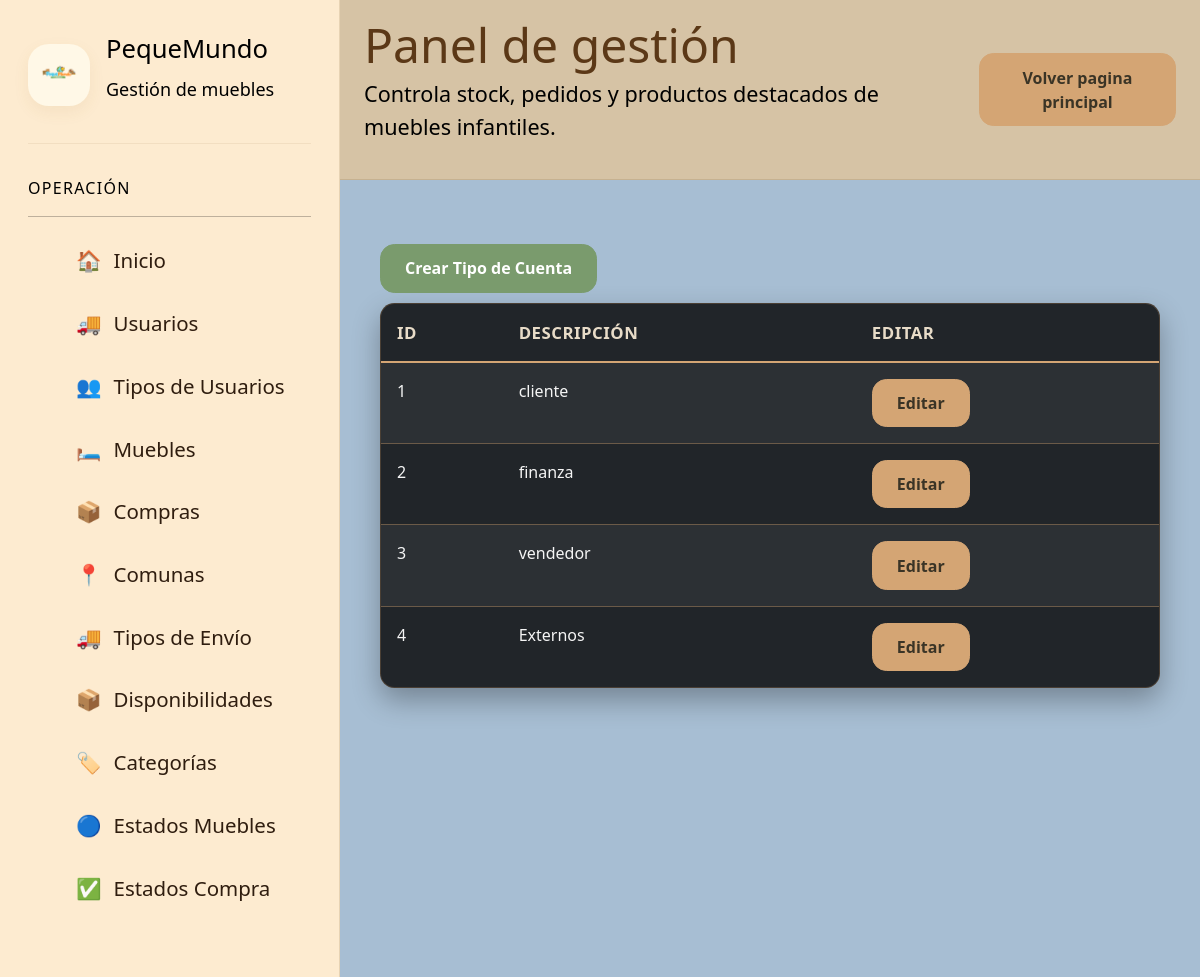
Page /paginaGestionTiposCuenta/ (signed in) on the earlier database version.
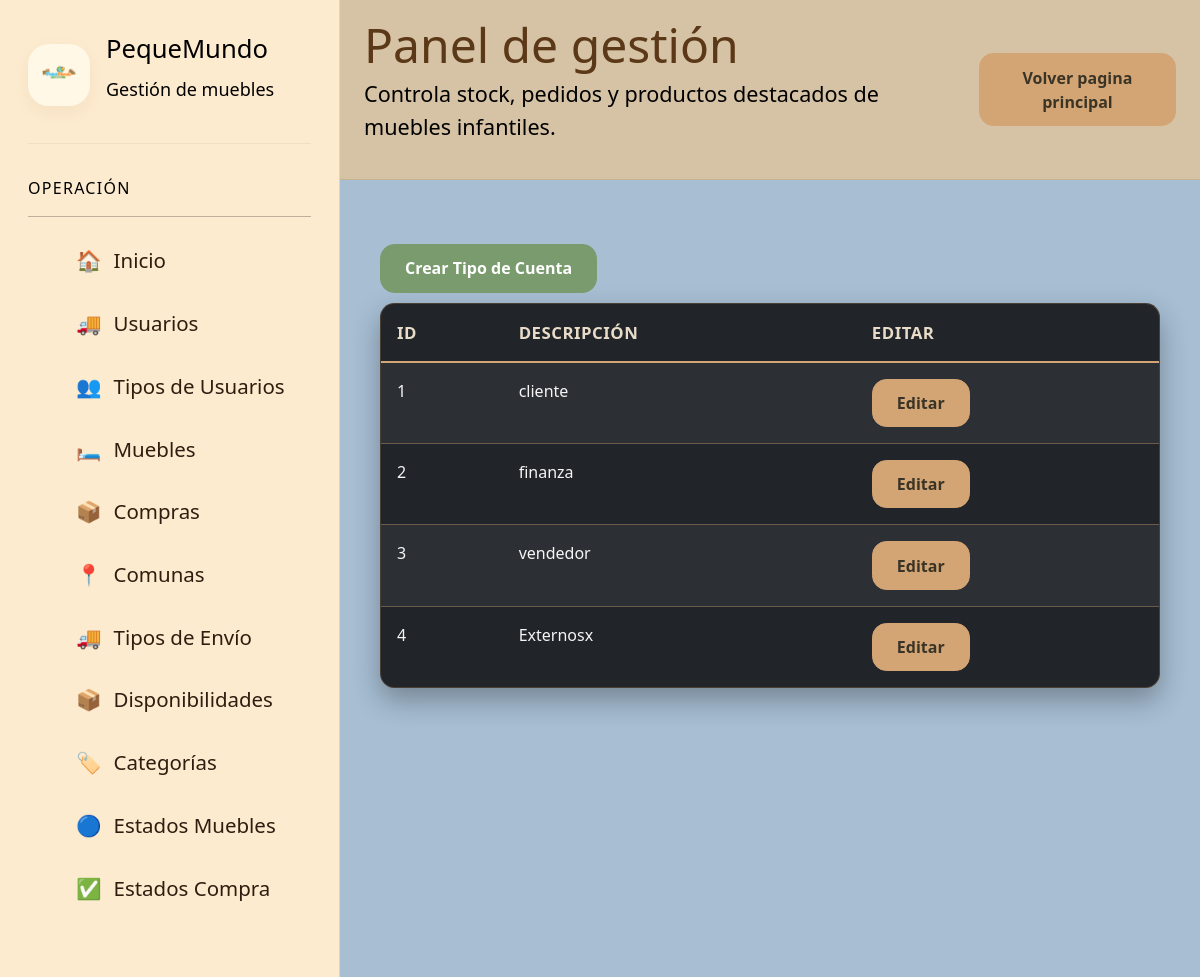
Same page on the later database version.
### app/models.py (models this page shows, shortened)
class tipoCuenta(models.Model):
    id = models.AutoField(primary_key=True)
    descripcion = models.CharField(max_length=50)

### app/views.py (the view)
# urls.py: path('paginaGestionTiposCuenta/', paginaGestionTiposCuenta, name='IDpaginaGestionTiposCuenta'),
@login_required
@user_passes_test(lambda u: u.groups.filter(name__in=['admin', 'vendedores', 'finanzas']).exists(),login_url='IDindex')
def paginaGestionTiposCuenta(request):
    tipos_cuenta_list = tipoCuenta.objects.all()
    datos = {
        'tipos_cuenta': tipos_cuenta_list
    }
    return render(request, 'gestiones/administracion/administrador/gestionTiposCuenta.html', datos)

### app/templates/gestiones/administracion/administrador/gestionTiposCuenta.html
{% load static %}
{% include 'gestiones/baseGestion/navbarGestion.html' %}
<div class="container mt-4">
    <a href="{% url 'IDpaginaGestionCrearTipoCuenta' %}">
        <button class="btn btn-success" style="margin-bottom: 10px;">
            Crear Tipo de Cuenta
        </button>
    </a>
    <table class="table table-dark table-striped table-hover">
        <thead>
            <tr>
                <th>ID</th>
                <th>Descripción</th>
                <th>Editar</th>
            </tr>
        </thead>
        <tbody>
            {% for tipo_cuenta in tipos_cuenta %}
                <tr>
                    <td>{{ tipo_cuenta.id }}</td>
                    <td>{{ tipo_cuenta.descripcion }}</td>
                    <td>
                        <a href="{% url 'IDpaginaGestionEditarTipoCuenta' tipo_cuenta.id %}" class="btn btn-warning btn-sm">
                            Editar
                        </a>
                    </td>
                </tr>
            {% empty %}
                <tr>
                    <td colspan="4" class="text-center">No hay tipos de cuenta registrados.</td>
                </tr>
            {% endfor %}
        </tbody>
    </table>
</div>
{% include 'gestiones/baseGestion/footerGestion.html' %}

Differences in the rows shown:
changed tipoCuenta id 4: descripcion "Externos" → "Externosx"
